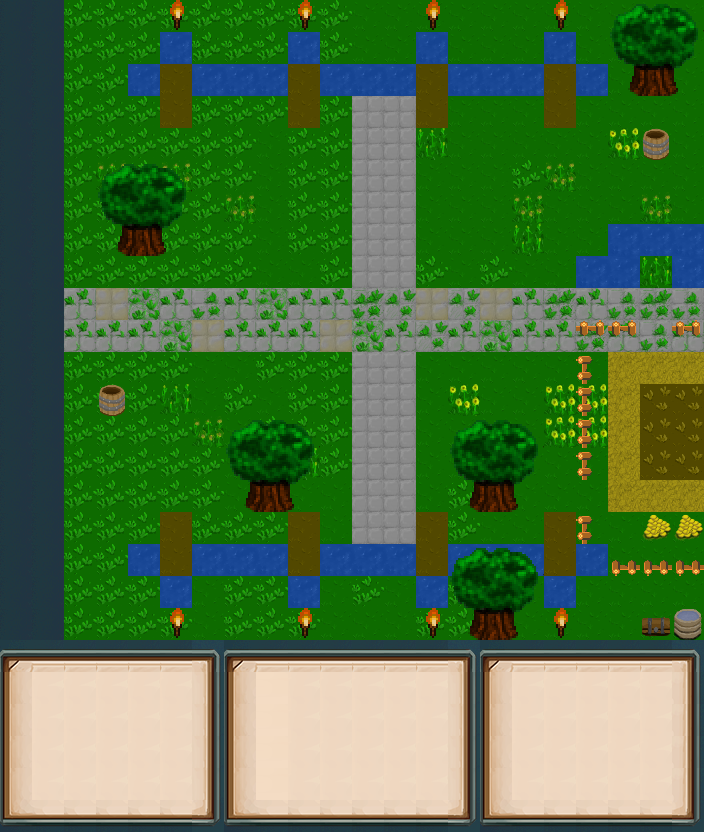

Below is a game level as drawn by its tile map, then a one-line description and the .tmx file that defines it, in full:
An orthogonal 22x26 tile map with 32x32 px tiles, 3 tile layers (navigation, background, items), 5 tilesets and 8 objects (8x PLAYER_START).

<map version="1.2" tiledversion="1.3.1" orientation="orthogonal" renderorder="right-down" compressionlevel="0" width="22" height="26" tilewidth="32" tileheight="32" infinite="0" nextlayerid="10" nextobjectid="14">
 <tileset firstgid="1" source="tilesets/outdoor 32x32 rpg.tsx" />
 <tileset firstgid="50" source="tilesets/32x32 outdoor rpg.tsx" />
 <tileset firstgid="114" source="32x32 rpg elements.tsx" />
 <tileset firstgid="194" source="tilesets/outdoor 16 to 32.tsx" />
 <tileset firstgid="214" source="tilesets/ADOM-bg.tsx" />
 <layer id="7" name="navigation" width="22" height="26">
  <data encoding="csv">
83,83,82,82,82,82,82,82,82,82,82,82,82,82,82,82,82,82,82,82,82,82,
83,83,82,82,82,83,82,82,82,83,82,82,82,83,82,82,82,83,82,82,82,82,
83,83,82,82,83,82,83,83,83,82,83,83,83,82,83,83,83,82,83,82,83,82,
83,83,82,82,82,82,82,82,82,82,82,82,82,82,82,82,82,82,82,82,82,82,
83,83,82,82,82,82,82,82,82,82,82,82,82,82,82,82,82,82,82,82,83,82,
83,83,82,82,82,82,82,82,82,82,82,82,82,82,82,82,82,82,82,82,82,82,
83,83,82,82,82,82,82,82,82,82,82,82,82,82,82,82,82,82,82,82,82,82,
83,83,82,82,83,82,82,82,82,82,82,82,82,82,82,82,82,82,82,82,82,82,
83,83,82,82,82,82,82,82,82,82,82,82,82,82,82,82,82,82,82,82,82,82,
83,83,82,82,82,82,82,82,82,82,82,82,82,82,82,82,82,82,82,82,82,82,
83,83,82,82,82,82,82,82,82,82,82,82,82,82,82,82,82,82,83,83,82,83,
83,83,82,82,82,82,82,82,82,82,82,82,82,82,82,82,82,82,83,82,82,82,
83,83,82,83,82,82,82,82,82,82,82,82,82,82,82,82,82,82,83,82,82,82,
83,83,82,82,82,82,82,82,82,82,82,82,82,82,82,82,82,82,83,82,82,82,
83,83,82,82,82,82,82,82,82,82,82,82,82,82,82,82,82,82,83,82,82,82,
83,83,82,82,82,82,82,82,83,82,82,82,82,82,82,83,82,82,82,82,82,82,
83,83,82,82,82,82,82,82,82,82,82,82,82,82,82,82,82,82,83,82,83,83,
83,83,82,82,83,82,83,83,83,82,83,83,83,82,83,83,83,82,83,83,83,83,
83,83,82,82,82,83,82,82,82,83,82,82,82,83,82,82,82,83,82,82,82,82,
83,83,82,82,82,82,82,82,82,82,82,82,82,82,82,83,82,82,82,82,83,83,
83,83,83,83,83,83,83,83,83,83,83,83,83,83,83,83,83,83,83,83,83,83,
83,83,83,83,83,83,83,83,83,83,83,83,83,83,83,83,83,83,83,83,83,83,
83,83,83,83,83,83,83,83,83,83,83,83,83,83,83,83,83,83,83,83,83,83,
0,0,0,0,0,0,0,0,0,0,0,0,0,0,0,0,0,0,0,0,0,0,
0,0,0,0,0,0,0,0,0,0,0,0,0,0,0,0,0,0,0,0,0,0,
0,0,0,0,0,0,0,0,0,0,0,0,0,0,0,0,0,0,0,0,0,0
</data>
 </layer>
 <layer id="8" name="background" width="22" height="26">
  <data encoding="csv">
311,311,19,19,19,19,19,19,19,19,19,69,69,69,69,69,69,69,69,69,69,69,
311,311,19,19,19,93,19,19,19,93,19,69,69,93,69,69,69,93,69,69,69,69,
311,311,19,19,93,98,93,93,93,98,93,93,93,98,93,93,93,98,93,69,69,69,
311,311,19,19,19,98,19,19,19,98,19,50,50,98,69,69,69,98,69,69,69,69,
311,311,19,19,19,19,19,19,69,19,19,50,50,110,69,69,69,69,69,111,69,69,
311,311,19,112,19,112,19,19,69,19,19,50,50,69,69,69,19,112,69,69,69,69,
311,311,19,19,19,19,19,112,69,19,19,50,50,69,69,69,112,69,69,69,112,69,
311,311,19,19,19,19,19,19,69,19,19,50,50,69,69,69,110,69,69,93,93,93,
311,311,19,19,19,19,19,19,69,69,19,50,50,19,69,19,69,69,93,93,110,93,
311,311,52,51,61,52,54,52,61,52,52,62,53,51,53,51,52,62,52,54,62,54,
311,311,52,52,52,61,51,52,52,52,51,61,52,53,52,61,52,52,62,52,54,52,
311,311,19,19,19,19,69,69,19,19,19,50,50,69,69,69,69,69,69,75,75,75,
311,311,19,19,19,110,69,19,69,19,19,50,50,69,111,69,69,111,111,75,101,101,
311,311,19,19,19,19,112,69,19,19,19,50,50,69,69,69,69,111,111,75,101,101,
311,311,19,19,19,19,19,69,19,110,19,50,50,69,69,69,69,69,69,75,101,101,
311,311,19,19,19,19,19,69,19,69,69,50,50,69,19,69,69,69,69,75,75,75,
311,311,19,19,19,98,19,19,19,98,69,50,50,98,19,69,69,98,69,69,69,69,
311,311,19,19,93,98,93,93,93,98,93,93,93,98,93,93,93,98,93,69,69,69,
311,311,19,19,19,93,69,19,19,93,69,19,69,93,19,69,69,93,69,69,69,69,
311,311,19,19,19,19,69,19,19,19,69,69,69,19,19,69,69,69,69,69,69,69,
337,338,338,338,338,338,345,337,338,338,338,338,338,338,345,337,338,338,338,338,338,345,
433,415,415,415,415,415,417,433,437,415,415,415,415,415,417,433,415,415,415,415,415,441,
433,415,415,415,415,415,417,433,437,415,415,415,415,415,417,433,415,415,415,415,415,441,
433,415,415,415,415,415,417,433,437,415,415,415,415,415,417,433,415,415,415,415,415,441,
433,415,415,415,415,415,417,433,437,415,415,415,415,415,417,433,415,415,415,415,415,441,
457,458,458,458,458,458,465,457,458,458,458,458,458,458,465,457,458,458,458,458,458,465
</data>
 </layer>
 <layer id="9" name="items" width="22" height="26">
  <data encoding="csv">
0,0,0,0,0,145,0,0,0,145,0,0,0,145,0,0,0,145,0,162,163,164,
0,0,0,0,0,0,0,0,0,0,0,0,0,0,0,0,0,0,0,170,171,172,
0,0,0,0,0,0,0,0,0,0,0,0,0,0,0,0,0,0,0,178,179,180,
0,0,0,0,0,0,0,0,0,0,0,0,0,0,0,0,0,0,0,0,0,0,
0,0,0,0,0,0,0,0,0,0,0,0,0,0,0,0,0,0,0,0,1,0,
0,0,0,162,163,164,0,0,0,0,0,0,0,0,0,0,0,0,0,0,0,0,
0,0,0,170,171,172,0,0,0,0,0,0,0,0,0,0,0,0,0,0,0,0,
0,0,0,178,179,180,0,0,0,0,0,0,0,0,0,0,0,0,0,0,0,0,
0,0,0,0,0,0,0,0,0,0,0,0,0,0,0,0,0,0,0,0,0,0,
0,0,0,0,0,0,0,0,0,0,0,0,0,0,0,0,0,0,0,0,0,0,
0,0,0,0,0,0,0,0,0,0,0,0,0,0,0,0,0,0,213,213,0,213,
0,0,0,0,0,0,0,0,0,0,0,0,0,0,0,0,0,0,1610612949,0,0,0,
0,0,0,1,0,0,0,0,0,0,0,0,0,0,0,0,0,0,1610612949,0,0,0,
0,0,0,0,0,0,0,162,163,164,0,0,0,0,162,163,164,0,1610612949,0,0,0,
0,0,0,0,0,0,0,170,171,172,0,0,0,0,170,171,172,0,1610612949,0,0,0,
0,0,0,0,0,0,0,178,179,180,0,0,0,0,178,179,180,0,0,0,0,0,
0,0,0,0,0,0,0,0,0,0,0,0,0,0,0,0,0,0,1610612949,0,3,3,
0,0,0,0,0,0,0,0,0,0,0,0,0,0,162,163,164,0,0,3221225685,3221225685,3221225685,
0,0,0,0,0,0,0,0,0,0,0,0,0,0,170,171,172,0,0,0,0,0,
0,0,0,0,0,145,0,0,0,145,0,0,0,145,178,179,180,145,0,0,2,46,
0,0,0,0,0,0,0,0,0,0,0,0,0,0,0,0,0,0,0,0,0,0,
0,0,0,0,0,0,0,0,0,0,0,0,0,0,0,0,0,0,0,0,0,0,
0,0,0,0,0,0,0,0,0,0,0,0,0,0,0,0,0,0,0,0,0,0,
0,0,0,0,0,0,0,0,0,0,0,0,0,0,0,0,0,0,0,0,0,0,
0,0,0,0,0,0,0,0,0,0,0,0,0,0,0,0,0,0,0,0,0,0,
0,0,0,0,0,0,0,0,0,0,0,0,0,0,0,0,0,0,0,0,0,0
</data>
 </layer>
 <objectgroup id="4" name="Spawn points">
  <object id="6" name="PLAYER_START" x="160" y="544" width="32" height="32" />
  <object id="7" name="PLAYER_START" x="288" y="544" width="32" height="32" />
  <object id="8" name="PLAYER_START" x="544" y="64" width="32" height="32" />
  <object id="9" name="PLAYER_START" x="416" y="544" width="32" height="32" />
  <object id="10" name="PLAYER_START" x="544" y="544" width="32" height="32" />
  <object id="11" name="PLAYER_START" x="416" y="64" width="32" height="32" />
  <object id="12" name="PLAYER_START" x="160" y="64" width="32" height="32" />
  <object id="13" name="PLAYER_START" x="288" y="64" width="32" height="32" />
 </objectgroup>
</map>
